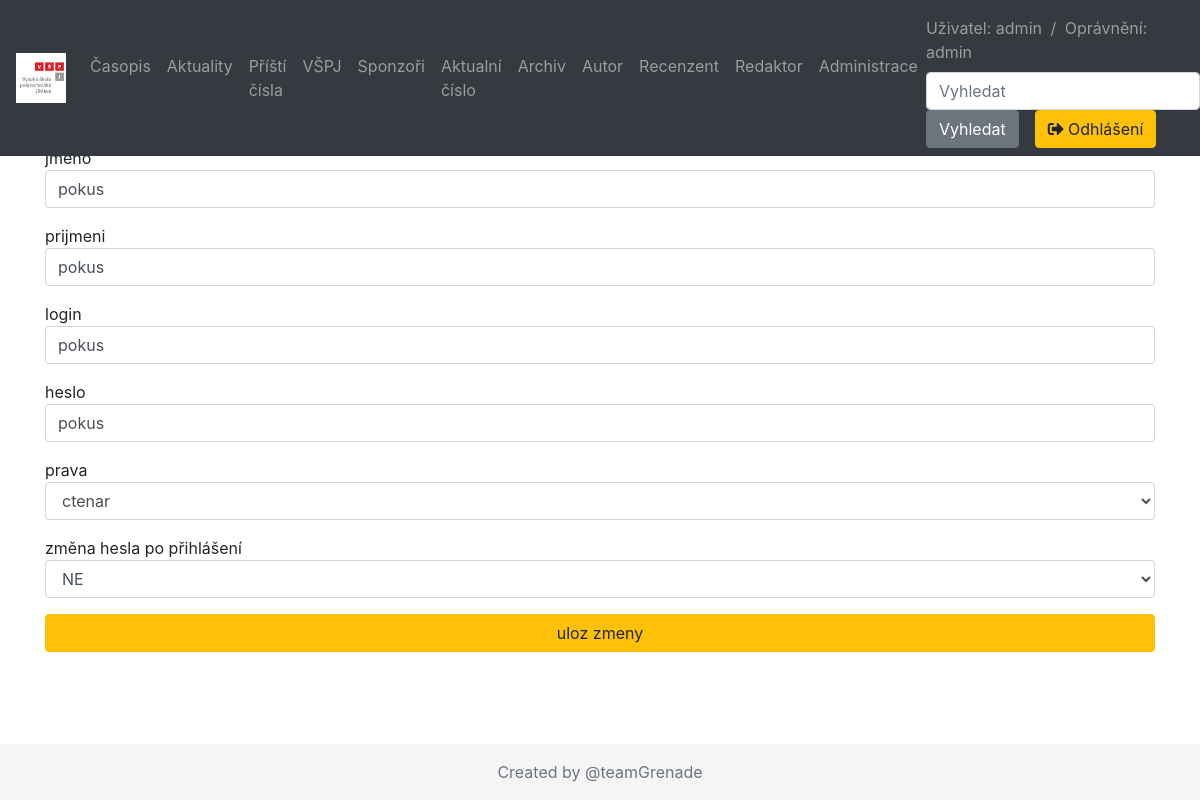
/detail.php?detail=4 (signed in), run on the app's committed database.
### tables this page shows
CREATE TABLE `ucet` (
  `id` int NOT NULL,
  `prihlas_jmeno` varchar(255) NOT NULL,
  `heslo` varchar(255) NOT NULL,
  `jmeno` varchar(255) NOT NULL,
  `prijmeni` varchar(255) NOT NULL,
  `prava` varchar(255) NOT NULL,
  `zmena_hesla` varchar(255) NOT NULL
);

### detail.php (the view, shortened to what this page needs)
<?php
 require 'conn.php';
 $id=$_GET['detail'];
 $query = "SELECT * FROM ucet WHERE id='$id'";
 $result = mysqli_query($conn, $query);
 $row = mysqli_fetch_array($result);
 ?>
<!DOCTYPE html>
 <html>
    <?php include "head.php" ?>
    <body>
        <?php include "top.php" ?>
        <main role="main" class="container">
            <h3 class="text-center">Změna údajů uživatele</h3><br/>
<form action="ucet.php" method="post"  enctype="multipart/form-data">
    <div class="form-group">
    jmeno
<input type="text" name="jmeno" value="<?php echo $row[3]; ?>" class="form-control" placeholder="jméno">
 </div>
prijmeni
 <div class="form-group">
<input type="text" name="prijmeni" value="<?php echo $row[4]; ?>" class="form-control" placeholder="příjmení">
 </div>
login
 <div class="form-group">
<input type="text" name="prihlasjmeno" value="<?php echo $row[1]; ?>" class="form-control" placeholder="login">
 </div>
heslo
 <div class="form-group">
<input type="text" name="heslo" value="<?php echo $row[2]; ?>" class="form-control" placeholder="heslo">
 </div>
prava
<div class="form-group">
 <select name=prava   class="form-control">
     <?php
     $prava_hodnoty = array("admin", "ctenar", "autor", "recenzent", "redakcni_rada", "redaktor", "sef_redaktor");
     foreach ($prava_hodnoty as $pravo) {
         echo '<option value="'. $pravo .'" '. ($row[5] == $pravo ? 'selected' : '') .'>'. $pravo .'</option>';
     }
     ?>
</select>
</div>
změna hesla po přihlášení
<div class="form-group">
 <select name=zmenahesla   class="form-control">
     <?php
        $zmena_hodnoty = array("ANO", "NE");
        foreach ($zmena_hodnoty as $zmena) {
            echo '<option value="'. $zmena .'" '. ($row[6] == $zmena ? 'selected' : '') .'>'. $zmena .'</option>';
        }
     ?>
</select>
</div>
<div class="form-group">
 <input type="submit" name="detail" class="btn btn-warning btn-block" value="uloz zmeny">
 </div>
 </form>
        </main>
        <?php include "footer.php" ?>
    </body>
    </html>

### styles.css (style rules this page uses)
body { padding-top: 5rem; }

### footer.php (style rules this page uses)
html { height: 100%; }
body { position: relative; padding-bottom: 80px; min-height: 100%; }

### data on the page
ucet: jmeno "pokus", prijmeni "pokus", prihlasjmeno "pokus", heslo "pokus", prava "ctenar", zmenahesla "NE"

### other printed values
$_SESSION['username'] "admin"
$_SESSION['prava'] "admin"
